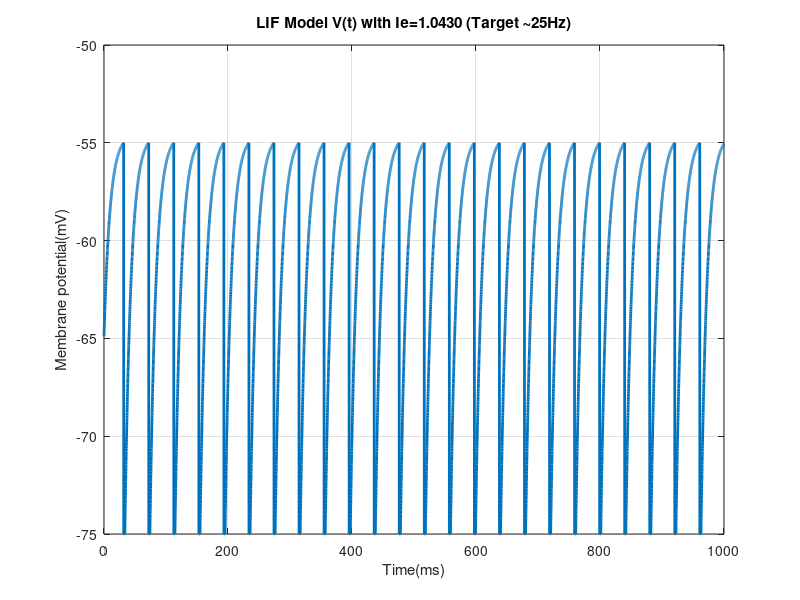

Write MATLAB code to recreate this figure.
%HW2Prob2a_CoupledLIF.m

%  LIF parameters( units: ms,mV,mA/cm^2)
C=1;
gL=0.1;
tau_m= C/gL;
V_rest=-65;
V_th=-55;
V_reset=-75; % hyperpolarization state
t_ref=2;

T_sim=1000; % simulation for 1second
dt= 0.1;

%  search for Ie that produces 25Hz with bisection method ( for
%  effectiveness)
I_low=0; I_high=2; % initial experimental bounds
stim_onset=0;
target_rate= 25;
tolerance=0.01;
nTrials=5; % multiple trials for averaging

%  a simulation function for one neuron given Ie and returning firing_rate
function rate= lif_rate(Ie,dt, T_sim,gL,V_reset,stim_onset,V_rest,V_th,t_ref,tau_m,nTrials)
numSteps = round(T_sim/dt);
total_spikes=0;

for trial=1:nTrials
    V=V_rest;
    t_last=-Inf;
    spike_count=0;

    for i=1:numSteps   % Loop over each time step
        t_current= i*dt;
        % injecting current at t= stim_onset
        if t_current> stim_onset
            I=Ie;
        else
            I=0;
        end
        % now we have Ie , we'll update the LIF neuron's equation with
        % Euler's method
        % case 1: Neuron is in refractory period
        if (t_current-t_last)<t_ref
            V=V_reset;
        % neuron is not in refractory period: so, we do the update
        else
            V= V+ dt*( (V_rest-V) + (I/gL) )/tau_m;
        end
         % now let's check if the updated neuron crosses threshold
         if V>= V_th && (t_current-t_last)>=t_ref
             spike_count=spike_count+1;
             V=V_reset; % reset V after spike
             t_last=t_current;
         end
    end
    % done with one trial, so we add the spike_count to tota_spikes
    total_spikes=total_spikes+spike_count;
end
% now we have total_spikes for all trials, we'll average them
rate= total_spikes/(nTrials);
rate= rate/((T_sim-stim_onset)/1000); %
end


% Now let's search for Ie that produces 25Hz using bisection method
while (I_high-I_low)> tolerance % an update will continue until they're very close to each other
    I_mid= (I_high+I_low)/2;
    % check rate at this current value
    current_rate=lif_rate(I_mid,dt,T_sim,gL,V_reset,stim_onset,V_rest,V_th,t_ref,tau_m,nTrials);
    fprintf('Testing Ie= %.3f--> average firing rate= %.2f Hz\n', I_mid,current_rate);
    % update will continue until we get the 25 rate and i_high-I_low <=
    % tolerance
    if current_rate< target_rate
        I_low= I_mid;
    else
        I_high=I_mid
    end

end
% now  I_high-I_low <=tolerance: their average would be best solution
I_target= (I_high+I_low)/2;
fprintf('Estimated Ie for 25Hz spiking=%.4f\n',I_target);

% Now we have rate calculating function and Ie that corresponds to 25Hz,
% let's do simulation with Ie and store spike times for raster plot

V=V_rest;
t_vec=0:dt:T_sim;
V_trace=zeros(size(t_vec));
spike_times=[];
t_last=-Inf;
for i=1:length(t_vec)
    % injecting current at t= stim_onset
    t_current=t_vec(i);
    if t_current >= stim_onset
        I=I_target;
    else
        I=0;
    end
    % checking refractory period before updating
    if (t_current-t_last)< t_ref
        V=V_reset;
    else
        V= V+ dt*((V_rest-V) + (I/gL) )/tau_m;
    end
    % save the current V into v vector
    V_trace(i)=V;
    if V>=V_th && (t_current-t_last)>= t_ref
        spike_times(end+1)=t_current;
        V=V_reset;
        t_last=t_current;
    end
end


% plot of the v_traces
figure;
plot(t_vec,V_trace,'LineWidth',2);
xlabel('Time(ms)');
ylabel('Membrane potential(mV)');
title(sprintf('LIF Model V(t) with Ie=%.4f (Target ~25Hz)',I_target));
grid on;
